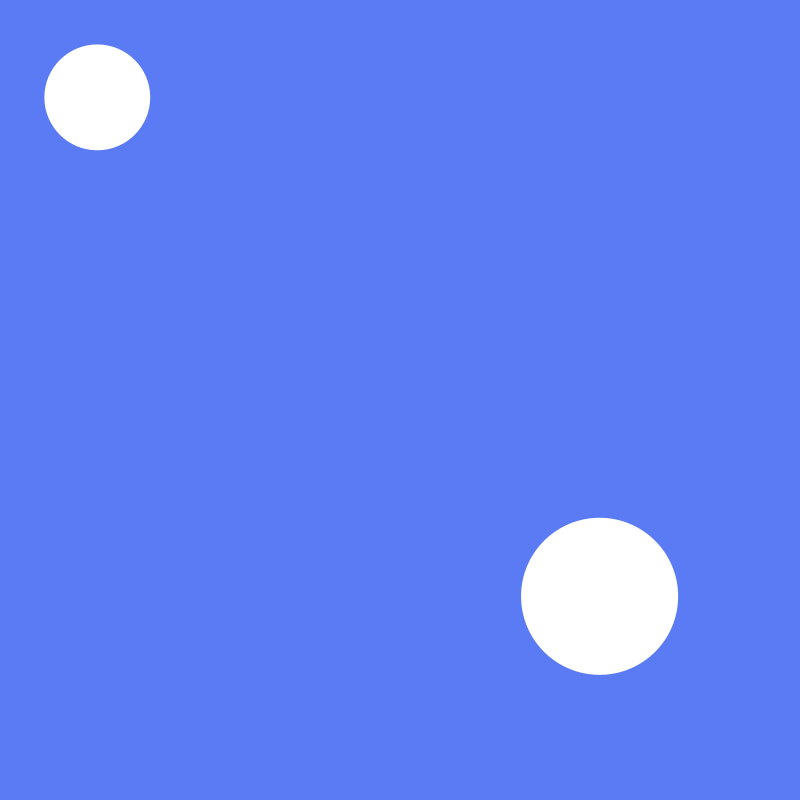
Frame 1 (no input)
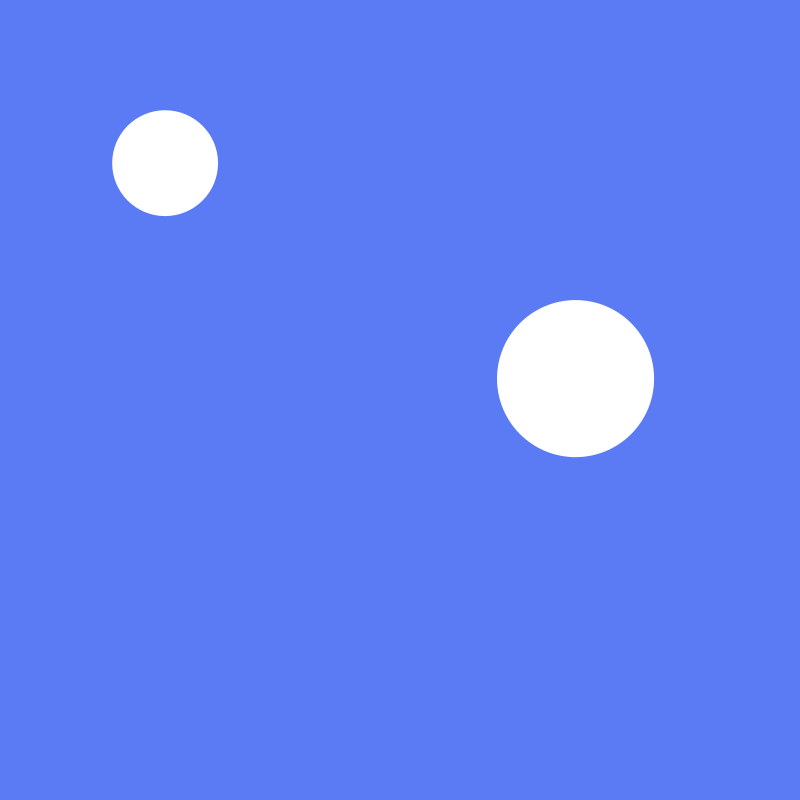
Frame 60 (the mouse pressed at the canvas centre just before this capture)
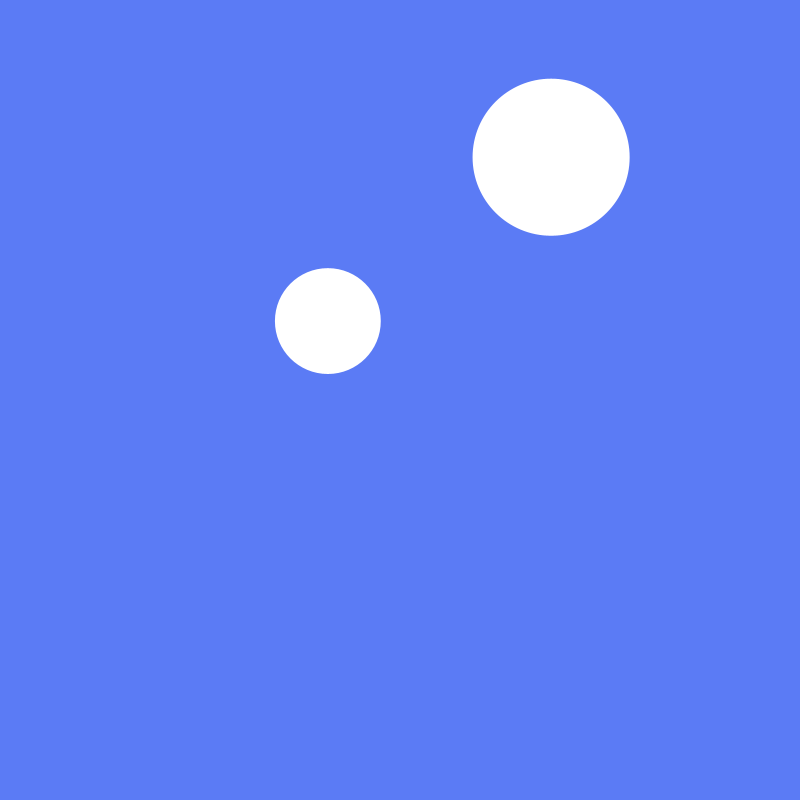
Frame 120 (the mouse held since frame 60 and released just before this capture)

The Processing sketch that drew these frames (run headless with seeded random() and noise(); from frame 60 on, the mouse is pressed at the canvas centre):

// Processing sketch: Week_4
// ── Week_4.pde

Ball[] balls = 
{new Ball(100, 100, random(40, 60)), 
new Ball(600, 600, random(50, 80))};

void setup(){
  size(800, 800);
  
}

void draw(){
  background(91, 123, 245);
  
  for(Ball b: balls){
    b.update();
    b.display();
    b.checkBound();
  }
  
  balls[0].checkCol(balls[1]);
  balls[1].checkCol(balls[0]);
}

// ── Ball.pde
class Ball {
  PVector position;
  PVector velocity;

  float r, m;

  Ball(float x, float y, float r) {
    position = new PVector(x, y);

    
    velocity = PVector.random2D();
    velocity.mult(random(3, 6)); 

    this.r = r; 
    m = r*.1;
  }


  void display() {
    noStroke();
    ellipse(position.x, position.y, r*2, r*2);
  }

  void update() {
    position.add(velocity);
  }

  void checkBound() {
    if (position.x < r || position.x > width-r) {
      velocity.x = -velocity.x;
    }
    if (position.y < r || position.y > height-r) {
      velocity.y = -velocity.y;
    }
  }

  void checkCol(Ball otherB) {
 
    PVector dist = PVector.sub(otherB.position, position);
    float distMag = dist.mag(); 
    float minDist = r + otherB.r; 

    if (distMag < minDist) {
      float distCorrection = (minDist - distMag)/2; 
      PVector d = dist.copy();  
      PVector correctionVector = d.normalize().mult(distCorrection);

      otherB.position.add(correctionVector);
      position.sub(correctionVector);

      float theta = dist.heading(); 

      PVector[] bTemp = {new PVector(), new PVector()};

      bTemp[1].x = cos(theta)*dist.x + sin(theta)*dist.y;
      bTemp[1].y = cos(theta)*dist.y - sin(theta)*dist.x;

      PVector[] vTemp = {new PVector(), new PVector()};
      //right before they collide
      vTemp[0].x = cos(theta)*velocity.x + sin(theta)*velocity.y;
      vTemp[0].y = cos(theta)*velocity.y - sin(theta)*velocity.x;
      
      vTemp[1].x = cos(theta)*otherB.velocity.x + sin(theta)*otherB.velocity.y;
      vTemp[1].y = cos(theta)*otherB.velocity.y - sin(theta)*otherB.velocity.x;

      PVector[] vFinal = {new PVector(), new PVector()};
       
      vFinal[0].x = ((m - otherB.m) * vTemp[0].x + 2 * otherB.m * vTemp[1].x) / (m + otherB.m);
      vFinal[0].y = vTemp[0].y;

     
      vFinal[1].x = ((otherB.m - m) * vTemp[1].x + 2 * m * vTemp[0].x) / (m + otherB.m);
      vFinal[1].y = vTemp[1].y;

      
      bTemp[0].x += vFinal[0].x;
      bTemp[1].x += vFinal[1].x;


      
      PVector[] bFinal = { 
        new PVector(), new PVector()
      };

      bFinal[0].x = cos(theta) * bTemp[0].x - sin(theta) * bTemp[0].y;
      bFinal[0].y = cos(theta) * bTemp[0].y + sin(theta) * bTemp[0].x;
      bFinal[1].x = cos(theta) * bTemp[1].x - sin(theta) * bTemp[1].y;
      bFinal[1].y = cos(theta) * bTemp[1].y + sin(theta) * bTemp[1].x;

      
      otherB.position.x = position.x + bFinal[1].x;
      otherB.position.y = position.y + bFinal[1].y;

      position.add(bFinal[0]);

      
      velocity.x = cos(theta) * vFinal[0].x - sin(theta) * vFinal[0].y;
      velocity.y = cos(theta) * vFinal[0].y + sin(theta) * vFinal[0].x;
      otherB.velocity.x = cos(theta) * vFinal[1].x - sin(theta) * vFinal[1].y;
      otherB.velocity.y = cos(theta) * vFinal[1].y + sin(theta) * vFinal[1].x;
    }
  }
}
